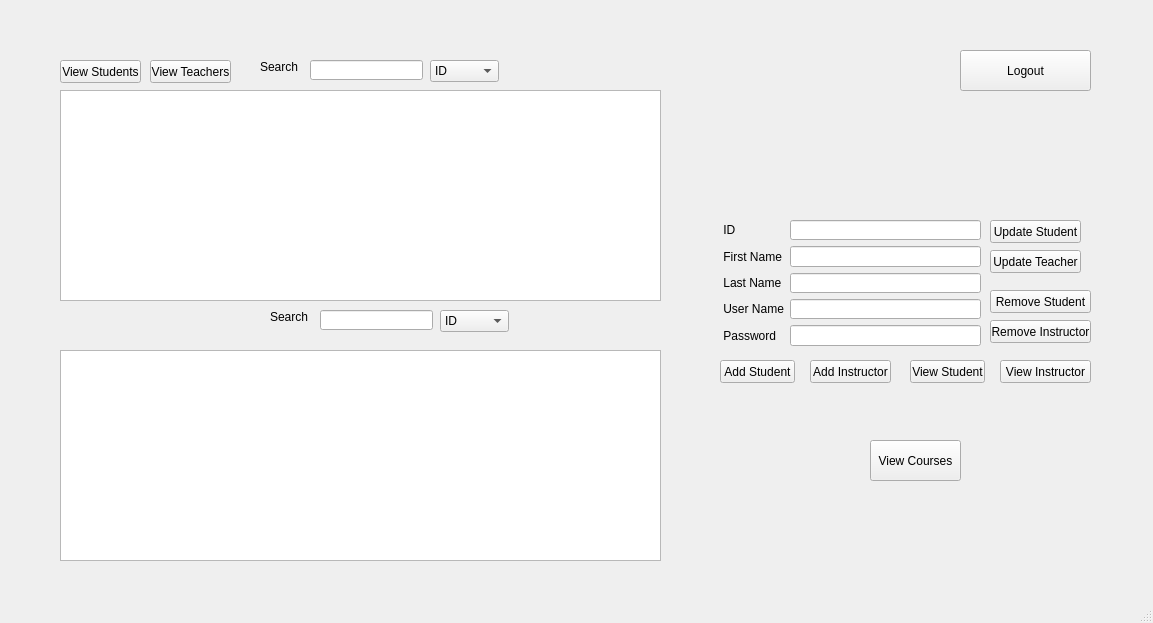
<?xml version="1.0" encoding="UTF-8"?>
<ui version="4.0">
 <class>Admin</class>
 <widget class="QMainWindow" name="Admin">
  <property name="geometry">
   <rect>
    <x>0</x>
    <y>0</y>
    <width>1153</width>
    <height>623</height>
   </rect>
  </property>
  <property name="windowTitle">
   <string>MainWindow</string>
  </property>
  <widget class="QWidget" name="centralwidget">
   <widget class="QStackedWidget" name="stackedWidget">
    <property name="geometry">
     <rect>
      <x>0</x>
      <y>0</y>
      <width>1151</width>
      <height>591</height>
     </rect>
    </property>
    <property name="currentIndex">
     <number>0</number>
    </property>
    <widget class="QWidget" name="page_8">
     <widget class="QPushButton" name="logout_button_6">
      <property name="geometry">
       <rect>
        <x>960</x>
        <y>50</y>
        <width>131</width>
        <height>41</height>
       </rect>
      </property>
      <property name="text">
       <string>Logout</string>
      </property>
     </widget>
     <widget class="QPushButton" name="ViewTeachers">
      <property name="geometry">
       <rect>
        <x>150</x>
        <y>60</y>
        <width>81</width>
        <height>23</height>
       </rect>
      </property>
      <property name="text">
       <string>View Teachers</string>
      </property>
     </widget>
     <widget class="QPushButton" name="ViewStudents">
      <property name="geometry">
       <rect>
        <x>60</x>
        <y>60</y>
        <width>81</width>
        <height>23</height>
       </rect>
      </property>
      <property name="text">
       <string>View Students</string>
      </property>
     </widget>
     <widget class="QPushButton" name="pushButton_9">
      <property name="geometry">
       <rect>
        <x>870</x>
        <y>440</y>
        <width>91</width>
        <height>41</height>
       </rect>
      </property>
      <property name="text">
       <string>View Courses</string>
      </property>
     </widget>
     <widget class="QPushButton" name="pushButton_22">
      <property name="geometry">
       <rect>
        <x>990</x>
        <y>290</y>
        <width>101</width>
        <height>23</height>
       </rect>
      </property>
      <property name="text">
       <string>Remove Student</string>
      </property>
     </widget>
     <widget class="QTableView" name="tableView">
      <property name="geometry">
       <rect>
        <x>60</x>
        <y>90</y>
        <width>601</width>
        <height>211</height>
       </rect>
      </property>
     </widget>
     <widget class="QLineEdit" name="searchedit">
      <property name="geometry">
       <rect>
        <x>310</x>
        <y>60</y>
        <width>113</width>
        <height>20</height>
       </rect>
      </property>
     </widget>
     <widget class="QLabel" name="label_10">
      <property name="geometry">
       <rect>
        <x>260</x>
        <y>60</y>
        <width>47</width>
        <height>13</height>
       </rect>
      </property>
      <property name="text">
       <string>Search</string>
      </property>
     </widget>
     <widget class="QComboBox" name="comboBox">
      <property name="geometry">
       <rect>
        <x>430</x>
        <y>60</y>
        <width>69</width>
        <height>22</height>
       </rect>
      </property>
      <item>
       <property name="text">
        <string>ID</string>
       </property>
      </item>
      <item>
       <property name="text">
        <string>Name</string>
       </property>
      </item>
      <item>
       <property name="text">
        <string>Last Name</string>
       </property>
      </item>
      <item>
       <property name="text">
        <string>UserName</string>
       </property>
      </item>
     </widget>
     <widget class="QTableView" name="courseView">
      <property name="geometry">
       <rect>
        <x>60</x>
        <y>350</y>
        <width>601</width>
        <height>211</height>
       </rect>
      </property>
     </widget>
     <widget class="QWidget" name="layoutWidget">
      <property name="geometry">
       <rect>
        <x>720</x>
        <y>220</y>
        <width>261</width>
        <height>126</height>
       </rect>
      </property>
      <layout class="QFormLayout" name="formLayout">
       <item row="0" column="0">
        <widget class="QLabel" name="Aid">
         <property name="text">
          <string> ID</string>
         </property>
        </widget>
       </item>
       <item row="1" column="0">
        <widget class="QLabel" name="Aname">
         <property name="text">
          <string> First Name</string>
         </property>
        </widget>
       </item>
       <item row="1" column="1">
        <widget class="QLineEdit" name="stname"/>
       </item>
       <item row="2" column="0">
        <widget class="QLabel" name="Alast">
         <property name="text">
          <string> Last Name</string>
         </property>
        </widget>
       </item>
       <item row="2" column="1">
        <widget class="QLineEdit" name="stlast"/>
       </item>
       <item row="3" column="0">
        <widget class="QLabel" name="Auser">
         <property name="text">
          <string> User Name</string>
         </property>
        </widget>
       </item>
       <item row="3" column="1">
        <widget class="QLineEdit" name="stuser"/>
       </item>
       <item row="4" column="0">
        <widget class="QLabel" name="Apw">
         <property name="text">
          <string> Password</string>
         </property>
        </widget>
       </item>
       <item row="0" column="1">
        <widget class="QLineEdit" name="stid">
         <property name="text">
          <string/>
         </property>
        </widget>
       </item>
       <item row="4" column="1">
        <widget class="QLineEdit" name="stpw"/>
       </item>
      </layout>
     </widget>
     <widget class="QPushButton" name="pushButton_2">
      <property name="geometry">
       <rect>
        <x>720</x>
        <y>360</y>
        <width>75</width>
        <height>23</height>
       </rect>
      </property>
      <property name="text">
       <string>Add Student</string>
      </property>
     </widget>
     <widget class="QPushButton" name="pushButton_3">
      <property name="geometry">
       <rect>
        <x>810</x>
        <y>360</y>
        <width>81</width>
        <height>23</height>
       </rect>
      </property>
      <property name="text">
       <string>Add Instructor</string>
      </property>
     </widget>
     <widget class="QPushButton" name="pushButton_4">
      <property name="geometry">
       <rect>
        <x>990</x>
        <y>250</y>
        <width>91</width>
        <height>23</height>
       </rect>
      </property>
      <property name="text">
       <string>Update Teacher</string>
      </property>
     </widget>
     <widget class="QPushButton" name="pushButton_5">
      <property name="geometry">
       <rect>
        <x>990</x>
        <y>220</y>
        <width>91</width>
        <height>23</height>
       </rect>
      </property>
      <property name="text">
       <string>Update Student</string>
      </property>
     </widget>
     <widget class="QLineEdit" name="searchedit_2">
      <property name="geometry">
       <rect>
        <x>320</x>
        <y>310</y>
        <width>113</width>
        <height>20</height>
       </rect>
      </property>
     </widget>
     <widget class="QComboBox" name="comboBox_2">
      <property name="geometry">
       <rect>
        <x>440</x>
        <y>310</y>
        <width>69</width>
        <height>22</height>
       </rect>
      </property>
      <item>
       <property name="text">
        <string>ID</string>
       </property>
      </item>
      <item>
       <property name="text">
        <string>Name</string>
       </property>
      </item>
      <item>
       <property name="text">
        <string>Last Name</string>
       </property>
      </item>
      <item>
       <property name="text">
        <string>UserName</string>
       </property>
      </item>
     </widget>
     <widget class="QLabel" name="label_15">
      <property name="geometry">
       <rect>
        <x>270</x>
        <y>310</y>
        <width>47</width>
        <height>13</height>
       </rect>
      </property>
      <property name="text">
       <string>Search</string>
      </property>
     </widget>
     <widget class="QPushButton" name="remInstructor">
      <property name="geometry">
       <rect>
        <x>990</x>
        <y>320</y>
        <width>101</width>
        <height>23</height>
       </rect>
      </property>
      <property name="text">
       <string>Remove Instructor</string>
      </property>
     </widget>
     <widget class="QPushButton" name="pushButton_10">
      <property name="geometry">
       <rect>
        <x>910</x>
        <y>360</y>
        <width>75</width>
        <height>23</height>
       </rect>
      </property>
      <property name="text">
       <string>View Student</string>
      </property>
     </widget>
     <widget class="QPushButton" name="pushButton_11">
      <property name="geometry">
       <rect>
        <x>1000</x>
        <y>360</y>
        <width>91</width>
        <height>23</height>
       </rect>
      </property>
      <property name="text">
       <string>View Instructor</string>
      </property>
     </widget>
    </widget>
    <widget class="QWidget" name="page">
     <widget class="QTableView" name="tview">
      <property name="geometry">
       <rect>
        <x>400</x>
        <y>60</y>
        <width>321</width>
        <height>271</height>
       </rect>
      </property>
     </widget>
     <widget class="QTableView" name="CourseView_2">
      <property name="geometry">
       <rect>
        <x>60</x>
        <y>370</y>
        <width>861</width>
        <height>211</height>
       </rect>
      </property>
     </widget>
     <widget class="QPushButton" name="pushButton_6">
      <property name="geometry">
       <rect>
        <x>750</x>
        <y>280</y>
        <width>75</width>
        <height>23</height>
       </rect>
      </property>
      <property name="text">
       <string>View</string>
      </property>
     </widget>
     <widget class="QTableView" name="stview">
      <property name="geometry">
       <rect>
        <x>70</x>
        <y>60</y>
        <width>331</width>
        <height>271</height>
       </rect>
      </property>
     </widget>
     <widget class="QPushButton" name="pushButton_7">
      <property name="geometry">
       <rect>
        <x>860</x>
        <y>280</y>
        <width>75</width>
        <height>23</height>
       </rect>
      </property>
      <property name="text">
       <string>Register</string>
      </property>
     </widget>
     <widget class="QPushButton" name="pushButton_8">
      <property name="geometry">
       <rect>
        <x>1000</x>
        <y>20</y>
        <width>75</width>
        <height>23</height>
       </rect>
      </property>
      <property name="text">
       <string>Back</string>
      </property>
     </widget>
     <widget class="QPushButton" name="pushButton">
      <property name="geometry">
       <rect>
        <x>950</x>
        <y>280</y>
        <width>75</width>
        <height>23</height>
       </rect>
      </property>
      <property name="text">
       <string>Delete</string>
      </property>
     </widget>
     <widget class="QLabel" name="label_21">
      <property name="geometry">
       <rect>
        <x>130</x>
        <y>30</y>
        <width>47</width>
        <height>13</height>
       </rect>
      </property>
      <property name="text">
       <string>Search</string>
      </property>
     </widget>
     <widget class="QComboBox" name="comboBox_3">
      <property name="geometry">
       <rect>
        <x>300</x>
        <y>30</y>
        <width>69</width>
        <height>22</height>
       </rect>
      </property>
      <item>
       <property name="text">
        <string>ID</string>
       </property>
      </item>
      <item>
       <property name="text">
        <string>Name</string>
       </property>
      </item>
      <item>
       <property name="text">
        <string>Last Name</string>
       </property>
      </item>
     </widget>
     <widget class="QLineEdit" name="searchedit_3">
      <property name="geometry">
       <rect>
        <x>180</x>
        <y>30</y>
        <width>113</width>
        <height>20</height>
       </rect>
      </property>
     </widget>
     <widget class="QLabel" name="label_22">
      <property name="geometry">
       <rect>
        <x>420</x>
        <y>30</y>
        <width>47</width>
        <height>13</height>
       </rect>
      </property>
      <property name="text">
       <string>Search</string>
      </property>
     </widget>
     <widget class="QComboBox" name="comboBox_4">
      <property name="geometry">
       <rect>
        <x>590</x>
        <y>30</y>
        <width>69</width>
        <height>22</height>
       </rect>
      </property>
      <item>
       <property name="text">
        <string>ID</string>
       </property>
      </item>
      <item>
       <property name="text">
        <string>Name</string>
       </property>
      </item>
      <item>
       <property name="text">
        <string>Last Name</string>
       </property>
      </item>
     </widget>
     <widget class="QLineEdit" name="searchedit_4">
      <property name="geometry">
       <rect>
        <x>470</x>
        <y>30</y>
        <width>113</width>
        <height>20</height>
       </rect>
      </property>
     </widget>
     <widget class="QLineEdit" name="searchedit_5">
      <property name="geometry">
       <rect>
        <x>260</x>
        <y>340</y>
        <width>113</width>
        <height>20</height>
       </rect>
      </property>
     </widget>
     <widget class="QLabel" name="label_24">
      <property name="geometry">
       <rect>
        <x>190</x>
        <y>340</y>
        <width>51</width>
        <height>20</height>
       </rect>
      </property>
      <property name="text">
       <string>Search ID</string>
      </property>
     </widget>
     <widget class="QWidget" name="layoutWidget">
      <property name="geometry">
       <rect>
        <x>750</x>
        <y>60</y>
        <width>261</width>
        <height>204</height>
       </rect>
      </property>
      <layout class="QFormLayout" name="formLayout_2">
       <item row="0" column="0">
        <widget class="QLabel" name="label_6">
         <property name="text">
          <string> Course Id</string>
         </property>
        </widget>
       </item>
       <item row="0" column="1">
        <widget class="QLineEdit" name="cid"/>
       </item>
       <item row="1" column="0">
        <widget class="QLabel" name="label_7">
         <property name="text">
          <string> Course Name</string>
         </property>
        </widget>
       </item>
       <item row="1" column="1">
        <widget class="QLineEdit" name="cname"/>
       </item>
       <item row="2" column="0">
        <widget class="QLabel" name="label_8">
         <property name="text">
          <string> Student Name</string>
         </property>
        </widget>
       </item>
       <item row="2" column="1">
        <widget class="QLineEdit" name="sname"/>
       </item>
       <item row="3" column="0">
        <widget class="QLabel" name="label_9">
         <property name="text">
          <string> Student Last Name</string>
         </property>
        </widget>
       </item>
       <item row="3" column="1">
        <widget class="QLineEdit" name="slast"/>
       </item>
       <item row="4" column="0">
        <widget class="QLabel" name="label_11">
         <property name="text">
          <string> Student Id</string>
         </property>
        </widget>
       </item>
       <item row="4" column="1">
        <widget class="QLineEdit" name="sid"/>
       </item>
       <item row="5" column="0">
        <widget class="QLabel" name="label_12">
         <property name="text">
          <string> Instructor First Name</string>
         </property>
        </widget>
       </item>
       <item row="5" column="1">
        <widget class="QLineEdit" name="tname"/>
       </item>
       <item row="6" column="0">
        <widget class="QLabel" name="label_13">
         <property name="text">
          <string> Instructor Last Name</string>
         </property>
        </widget>
       </item>
       <item row="6" column="1">
        <widget class="QLineEdit" name="tlast"/>
       </item>
       <item row="7" column="0">
        <widget class="QLabel" name="label_14">
         <property name="text">
          <string> Instructor Id</string>
         </property>
        </widget>
       </item>
       <item row="7" column="1">
        <widget class="QLineEdit" name="tid"/>
       </item>
      </layout>
     </widget>
    </widget>
    <widget class="QWidget" name="page_2">
     <widget class="QStackedWidget" name="swidge">
      <property name="geometry">
       <rect>
        <x>140</x>
        <y>80</y>
        <width>821</width>
        <height>401</height>
       </rect>
      </property>
      <property name="currentIndex">
       <number>1</number>
      </property>
      <widget class="QWidget" name="page_4">
       <widget class="QListWidget" name="listWidget">
        <property name="geometry">
         <rect>
          <x>10</x>
          <y>90</y>
          <width>256</width>
          <height>192</height>
         </rect>
        </property>
       </widget>
       <widget class="QPushButton" name="pushButton_12">
        <property name="geometry">
         <rect>
          <x>10</x>
          <y>360</y>
          <width>75</width>
          <height>23</height>
         </rect>
        </property>
        <property name="text">
         <string>back</string>
        </property>
       </widget>
       <widget class="QPushButton" name="StudInfoButn">
        <property name="geometry">
         <rect>
          <x>150</x>
          <y>300</y>
          <width>371</width>
          <height>23</height>
         </rect>
        </property>
        <property name="text">
         <string>View info</string>
        </property>
       </widget>
       <widget class="QGroupBox" name="groupBox_2">
        <property name="geometry">
         <rect>
          <x>380</x>
          <y>110</y>
          <width>301</width>
          <height>161</height>
         </rect>
        </property>
        <property name="title">
         <string>My grades</string>
        </property>
        <widget class="QLabel" name="Test1Label">
         <property name="geometry">
          <rect>
           <x>10</x>
           <y>20</y>
           <width>47</width>
           <height>20</height>
          </rect>
         </property>
         <property name="text">
          <string>Test 1</string>
         </property>
        </widget>
        <widget class="QLabel" name="Test1Grade">
         <property name="geometry">
          <rect>
           <x>180</x>
           <y>20</y>
           <width>47</width>
           <height>13</height>
          </rect>
         </property>
         <property name="text">
          <string>N/A</string>
         </property>
        </widget>
        <widget class="QLabel" name="Test2Label">
         <property name="geometry">
          <rect>
           <x>10</x>
           <y>50</y>
           <width>47</width>
           <height>13</height>
          </rect>
         </property>
         <property name="text">
          <string>Test 2</string>
         </property>
        </widget>
        <widget class="QLabel" name="Test2Grade">
         <property name="geometry">
          <rect>
           <x>180</x>
           <y>50</y>
           <width>47</width>
           <height>13</height>
          </rect>
         </property>
         <property name="text">
          <string>N/A</string>
         </property>
        </widget>
        <widget class="QLabel" name="Test3Label">
         <property name="geometry">
          <rect>
           <x>10</x>
           <y>80</y>
           <width>47</width>
           <height>13</height>
          </rect>
         </property>
         <property name="text">
          <string>Test 3</string>
         </property>
        </widget>
        <widget class="QLabel" name="Test3Grade">
         <property name="geometry">
          <rect>
           <x>180</x>
           <y>80</y>
           <width>47</width>
           <height>13</height>
          </rect>
         </property>
         <property name="text">
          <string>N/A</string>
         </property>
        </widget>
        <widget class="QLabel" name="AverageLabel">
         <property name="geometry">
          <rect>
           <x>10</x>
           <y>110</y>
           <width>47</width>
           <height>13</height>
          </rect>
         </property>
         <property name="text">
          <string>Average</string>
         </property>
        </widget>
        <widget class="QLabel" name="AverageGrade">
         <property name="geometry">
          <rect>
           <x>180</x>
           <y>110</y>
           <width>47</width>
           <height>13</height>
          </rect>
         </property>
         <property name="text">
          <string>N/A</string>
         </property>
        </widget>
        <widget class="QLabel" name="StudGPAlabel">
         <property name="geometry">
          <rect>
           <x>10</x>
           <y>140</y>
           <width>47</width>
           <height>13</height>
          </rect>
         </property>
         <property name="text">
          <string>GPA</string>
         </property>
        </widget>
        <widget class="QLabel" name="StudGPAvalue">
         <property name="geometry">
          <rect>
           <x>180</x>
           <y>140</y>
           <width>101</width>
           <height>16</height>
          </rect>
         </property>
         <property name="text">
          <string>N/A</string>
         </property>
        </widget>
       </widget>
       <widget class="QLabel" name="TheStudentName">
        <property name="geometry">
         <rect>
          <x>10</x>
          <y>0</y>
          <width>331</width>
          <height>16</height>
         </rect>
        </property>
        <property name="text">
         <string>Student name</string>
        </property>
       </widget>
       <widget class="QLabel" name="TheStudentID">
        <property name="geometry">
         <rect>
          <x>10</x>
          <y>20</y>
          <width>211</width>
          <height>16</height>
         </rect>
        </property>
        <property name="text">
         <string>ID</string>
        </property>
       </widget>
       <widget class="QLabel" name="ProfessorName">
        <property name="geometry">
         <rect>
          <x>110</x>
          <y>60</y>
          <width>121</width>
          <height>16</height>
         </rect>
        </property>
        <property name="text">
         <string>Select a course.</string>
        </property>
       </widget>
      </widget>
      <widget class="QWidget" name="page_5">
       <widget class="QPushButton" name="InfoBackButn">
        <property name="geometry">
         <rect>
          <x>20</x>
          <y>310</y>
          <width>75</width>
          <height>23</height>
         </rect>
        </property>
        <property name="text">
         <string>back</string>
        </property>
       </widget>
       <widget class="QGroupBox" name="groupBox">
        <property name="geometry">
         <rect>
          <x>190</x>
          <y>80</y>
          <width>361</width>
          <height>221</height>
         </rect>
        </property>
        <property name="title">
         <string>My Information</string>
        </property>
        <widget class="QLabel" name="label_16">
         <property name="geometry">
          <rect>
           <x>60</x>
           <y>50</y>
           <width>61</width>
           <height>16</height>
          </rect>
         </property>
         <property name="text">
          <string>First Name:</string>
         </property>
        </widget>
        <widget class="QLabel" name="StudFNameLabel">
         <property name="geometry">
          <rect>
           <x>210</x>
           <y>50</y>
           <width>101</width>
           <height>16</height>
          </rect>
         </property>
         <property name="text">
          <string>TextLabel</string>
         </property>
        </widget>
        <widget class="QLabel" name="label_17">
         <property name="geometry">
          <rect>
           <x>60</x>
           <y>80</y>
           <width>61</width>
           <height>16</height>
          </rect>
         </property>
         <property name="text">
          <string>Last Name:</string>
         </property>
        </widget>
        <widget class="QLabel" name="label_18">
         <property name="geometry">
          <rect>
           <x>60</x>
           <y>110</y>
           <width>47</width>
           <height>13</height>
          </rect>
         </property>
         <property name="text">
          <string>ID:</string>
         </property>
        </widget>
        <widget class="QLabel" name="label_19">
         <property name="geometry">
          <rect>
           <x>60</x>
           <y>140</y>
           <width>61</width>
           <height>16</height>
          </rect>
         </property>
         <property name="text">
          <string>Username:</string>
         </property>
        </widget>
        <widget class="QLabel" name="label_20">
         <property name="geometry">
          <rect>
           <x>60</x>
           <y>170</y>
           <width>61</width>
           <height>16</height>
          </rect>
         </property>
         <property name="text">
          <string>Password:</string>
         </property>
        </widget>
        <widget class="QLabel" name="StudLNameLabel">
         <property name="geometry">
          <rect>
           <x>210</x>
           <y>80</y>
           <width>101</width>
           <height>16</height>
          </rect>
         </property>
         <property name="text">
          <string>TextLabel</string>
         </property>
        </widget>
        <widget class="QLabel" name="StudIDlabel">
         <property name="geometry">
          <rect>
           <x>210</x>
           <y>110</y>
           <width>101</width>
           <height>16</height>
          </rect>
         </property>
         <property name="text">
          <string>TextLabel</string>
         </property>
        </widget>
        <widget class="QLabel" name="StudInfoUsernameLabel">
         <property name="geometry">
          <rect>
           <x>210</x>
           <y>140</y>
           <width>101</width>
           <height>16</height>
          </rect>
         </property>
         <property name="text">
          <string>TextLabel</string>
         </property>
        </widget>
        <widget class="QLabel" name="StudInfoPasswordLabel">
         <property name="geometry">
          <rect>
           <x>210</x>
           <y>170</y>
           <width>101</width>
           <height>16</height>
          </rect>
         </property>
         <property name="text">
          <string>TextLabel</string>
         </property>
        </widget>
       </widget>
      </widget>
     </widget>
    </widget>
   </widget>
  </widget>
  <widget class="QMenuBar" name="menubar">
   <property name="geometry">
    <rect>
     <x>0</x>
     <y>0</y>
     <width>1153</width>
     <height>21</height>
    </rect>
   </property>
  </widget>
  <widget class="QStatusBar" name="statusbar"/>
 </widget>
 <resources/>
 <connections/>
</ui>
